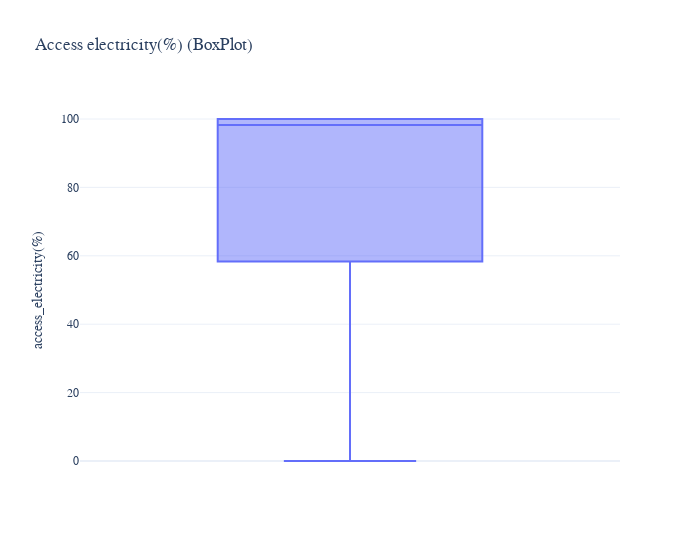

Notebook code for this chart:
### Code cell
# Create the box plot using Plotly Express for 'access_electricity(%)'
fig1 = px.box(energy_data['access_electricity(%)'], y='access_electricity(%)', template='plotly_white', title='Access electricity(%) (BoxPlot)',width=700)
# Customize the layout of the box plot
fig1.update_layout(font=dict(size=(12), family="Franklin Gothic"))
# Display the box plot
fig1.show()

### Figure 1 — Plotly figure (JSON) as saved in the notebook; plotly's stock layout.template omitted (floating-point values rounded to 4 significant figures; data arrays with more than 128 entries replaced by an {"elided": "..."} marker saying what was removed)
{"data": [{"alignmentgroup": "True", "hovertemplate": "access_electricity(%)=%{y}<extra></extra>", "legendgroup": "", "marker": {"color": "#636efa"}, "name": "", "notched": false, "offsetgroup": "", "orientation": "v", "showlegend": false, "x0": " ", "xaxis": "x", "y": {"elided": "3654 float values"}, "y0": " ", "yaxis": "y", "type": "box"}], "layout": {"xaxis": {"anchor": "y", "domain": [0.0, 1.0]}, "yaxis": {"anchor": "x", "domain": [0.0, 1.0], "title": {"text": "access_electricity(%)"}}, "legend": {"tracegroupgap": 0}, "title": {"text": "Access electricity(%) (BoxPlot)"}, "boxmode": "group", "width": 700, "font": {"size": 12, "family": "Franklin Gothic"}}}
